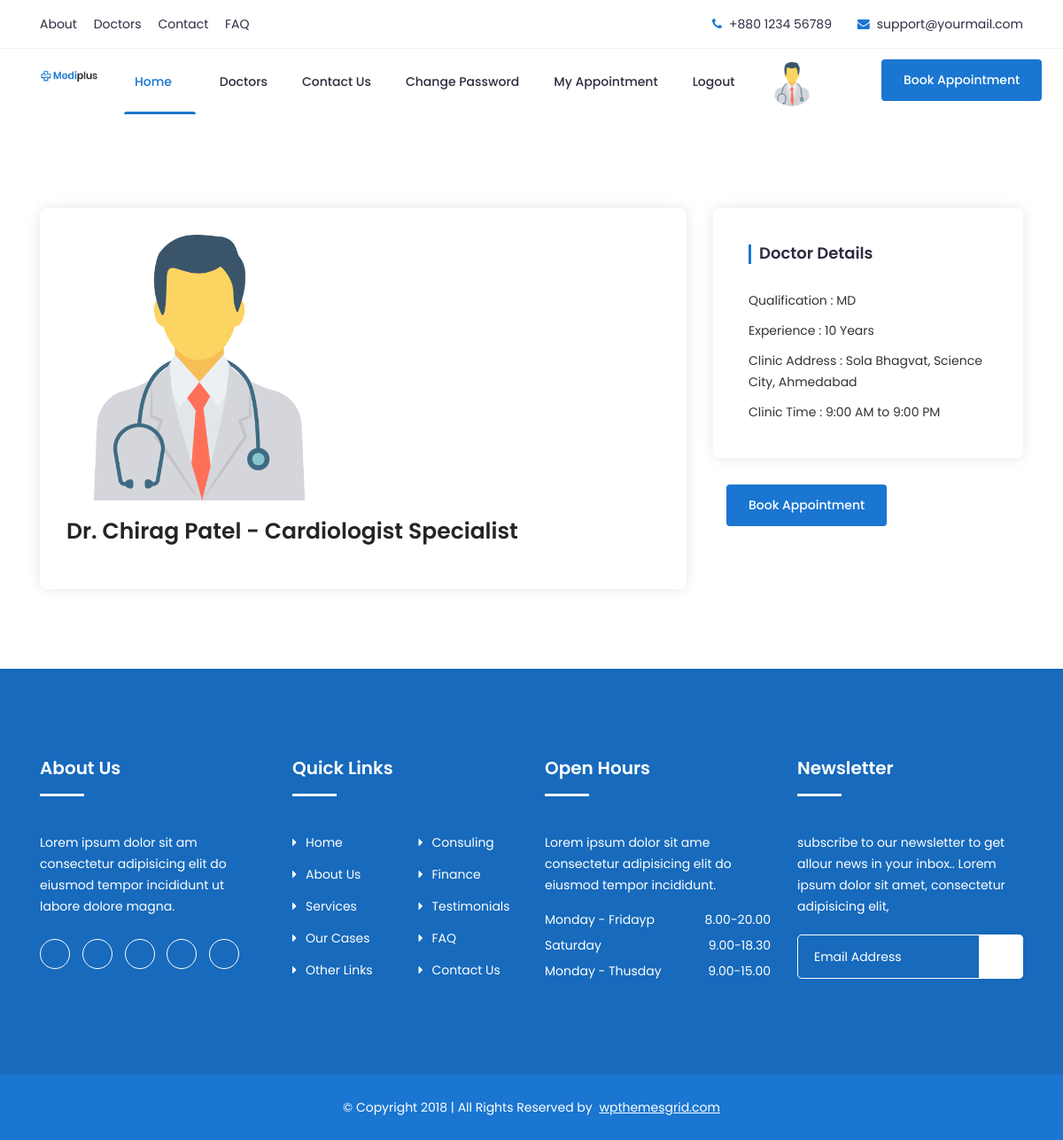
The page /details/1/ (signed in) on the database its author committed.
### myapp/models.py (models this page shows, shortened)
class Doctor_Profile(models.Model):
	doctor=models.ForeignKey(User,on_delete=models.CASCADE)
	qualification=models.CharField(max_length=100)
	specialization=models.CharField(max_length=100)
	experience_in_years=models.PositiveIntegerField()
	clinic_address=models.TextField()
	time=models.CharField(max_length=100)

class User(models.Model):
	fname=models.CharField(max_length=100)
	lname=models.CharField(max_length=100)
	email=models.EmailField()
	mobile=models.PositiveIntegerField()
	address=models.TextField()
	gender=models.CharField(max_length=100)
	password=models.CharField(max_length=100)
	usertype=models.CharField(max_length=100,default="patient")
	profile_picture=models.ImageField(upload_to="profile_picture/")

### myapp/views.py (the view)
# urls.py: path('details/<int:pk>/',views.details,name='details'),
def details(request,pk):
	doctor_profile=Doctor_Profile.objects.get(pk=pk)
	return render(request,'details.html',{'doctor_profile':doctor_profile})

### myapp/templates/details.html
{% extends 'header.html' %}
{% block content %}
{% load static %}
<!doctype html>
<html class="no-js" lang="zxx">
    <head>
    </head>
    <body>
		<section class="news-single section">
			<div class="container">
				<div class="row">
					<div class="col-lg-8 col-12">
						<div class="row">
							<div class="col-12">
								<div class="single-main">
									<div class="news-head">
										<img src="{{doctor_profile.doctor.profile_picture.url}}" alt="#" style="width:300px;height: 300px;">
									</div>
									<h1 class="news-title"><a href="news-single.html">Dr. {{doctor_profile.doctor.fname}} {{doctor_profile.doctor.lname}} - {{doctor_profile.specialization}} Specialist</a></h1>
								</div>
							</div>
						</div>
					</div>
					<div class="col-lg-4 col-12">
						<div class="main-sidebar">
							<div class="single-widget category">
								<h3 class="title">Doctor Details</h3>
								<ul class="categor-list">
									<li><a href="#">Qualification : {{doctor_profile.qualification}}</a></li>
									<li><a href="#">Experience : {{doctor_profile.experience_in_years}} Years</a></li>
									<li><a href="#">Clinic Address : {{doctor_profile.clinic_address}}</a></li>
									<li><a href="#">Clinic Time : {{doctor_profile.time}}</a></li>
								</ul>
							</div>
							<div class="col-lg-2 col-12">
								<div class="get-quote">
									<a href="{% url 'book-appointment' pk=doctor_profile.pk %}" class="btn">Book Appointment</a>
								</div>
							</div>
					</div>
				</div>
			</div>
		</section>
    </body>
</html>
{% endblock %}

### rows shown on the page
Doctor_Profile: doctor.profile_picture (picture), doctor.fname "Chirag", doctor.lname "Patel", specialization "Cardiologist", qualification "MD", experience_in_years "10", clinic_address "Sola Bhagvat, Science City, Ahmedabad", time "9:00 AM to 9:00 PM"
